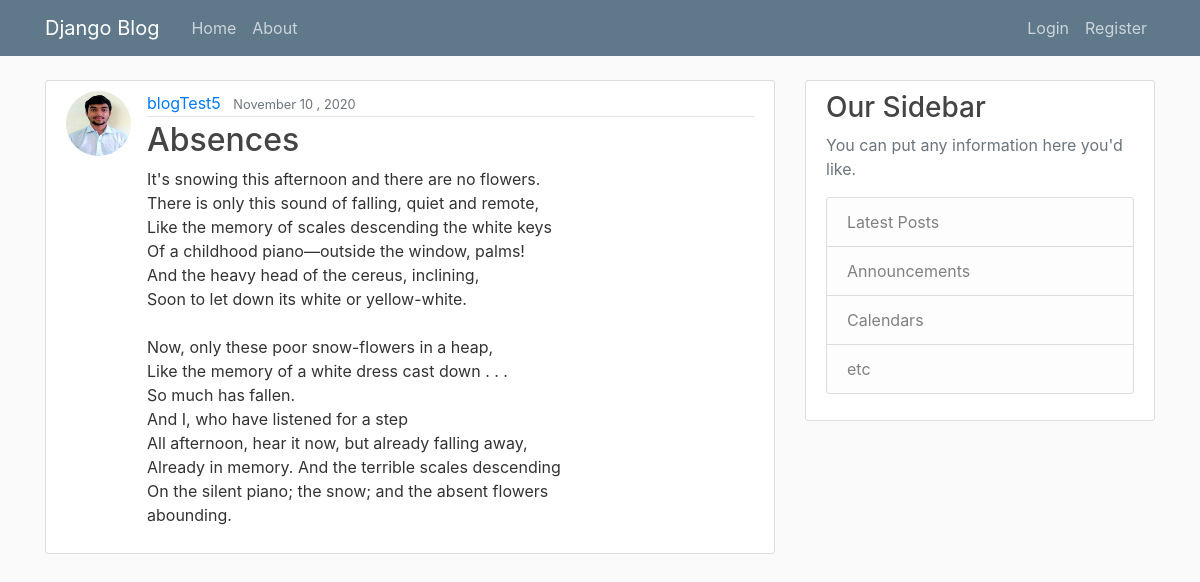
Screenshot of /post/7/ with the database file from the repository.
### blog/models.py (models this page shows, shortened)
class Post(models.Model):
    title = models.CharField(max_length = 100)
    content = models.TextField()
    date_posted = models.DateTimeField(default = timezone.now)
    author = models.ForeignKey(User, on_delete = models.CASCADE)

### users/models.py (models this page shows, shortened)
class Profile(models.Model):
    user = models.OneToOneField(User, on_delete = models.CASCADE)
    image = models.ImageField(default = 'default.jpg', upload_to = 'profile_pics')

### blog/views.py (the view)
# urls.py: path('post/<int:pk>/', PostDetailView.as_view(), name="post-detail"),
class PostDetailView(DetailView):
    model = Post

### blog/templates/blog/post_detail.html (shortened to what this page needs)
{% extends "blog/base.html" %}
{% block content %}
    <article class="media content-section">
        <img  class="rounded-circle article-img" src="{{ object.author.profile.image.url }}">
        <div class="media-body">
            <div class="article-metadata">
                <a class="mr-2" href="#">{{ object.author }}</a>
                <small class="text-muted">{{ object.date_posted|date:"F d , Y" }}</small>
            </div>
            <h2 class="article-title">{{ object.title }}</h2>
            <p class="article-content">{{ object.content }}</p>
        </div>
    </article>
{% endblock content %}

### blog/static/blog/main.css (style rules this page uses)
body { background: #fafafa; color: #333333; margin-top: 5rem; }
h1, h2, h3, h4, h5, h6 { color: #444444; }
.content-section { background: #ffffff; padding: 10px 20px; border: 1px solid #dddddd; border-radius: 3px; margin-bottom: 20px; }
.article-title { color: #444444; }
.article-content { white-space: pre-line; }
.article-img { height: 65px; width: 65px; margin-right: 16px; }
.article-metadata { padding-bottom: 1px; margin-bottom: 4px; border-bottom: 1px solid #e3e3e3 }

### rows the page displays
Post: author.profile.image (picture), author "blogTest5", date_posted "November 10 , 2020", title "Absences", content "It's snowing this afternoon and there are no flowers. There is only this sound of falling, quiet and remote, Like the memory of scales descending the white keys Of a childhood piano—outside the window, palms! And the heavy head of the cereus, inclining, Soon to let down its white or yellow-white. Now, only these poor snow-flowers in a heap, Like the memory of a white dress cast down . . . So much has fallen. And I, who have listened for a step All afternoon, hear it now, but already falling away, Already in memory. And the terrible scales descending On the silent piano; the snow; and the absent flowers abounding."
